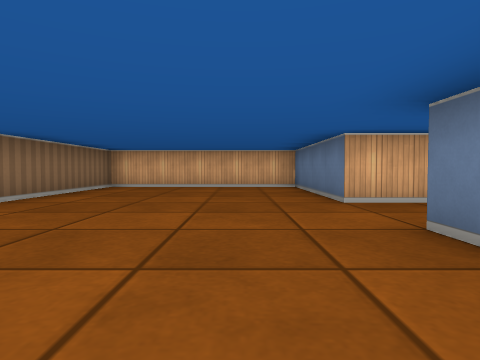
View 1 (above)

24 first-person views from a walk through a cub3D level. The camera is about half as high as the walls, tilts 2° down and sees 75° across. The floor is counted in squares. Each view is taken from the middle of a square. On the plan, view 1 faces up. The plan holds only what a view shows up to about 9 squares ahead; the rest is blank.

View 2
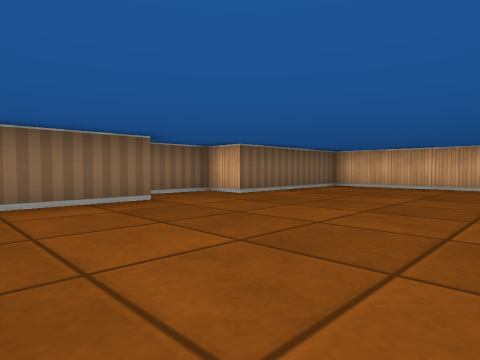

View 3
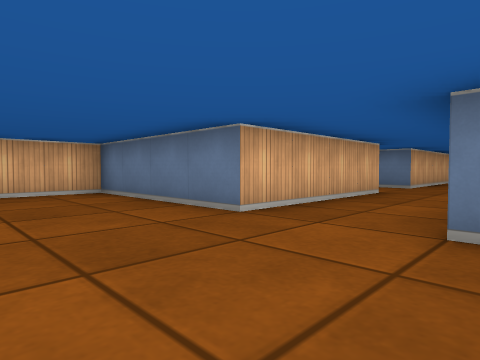

View 4
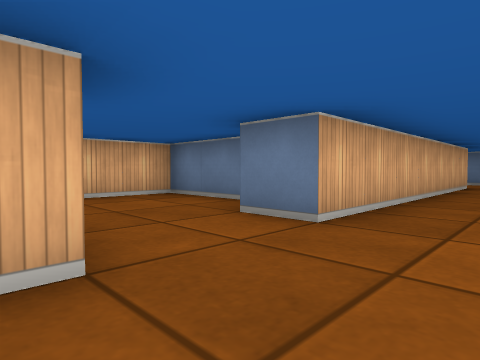

View 5
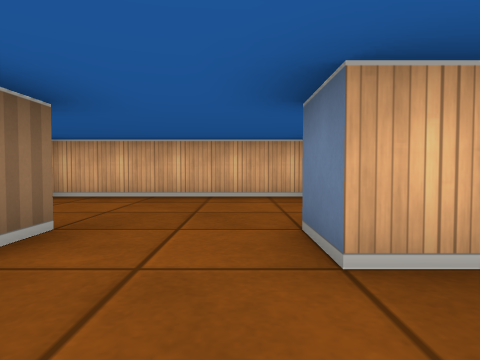

View 6
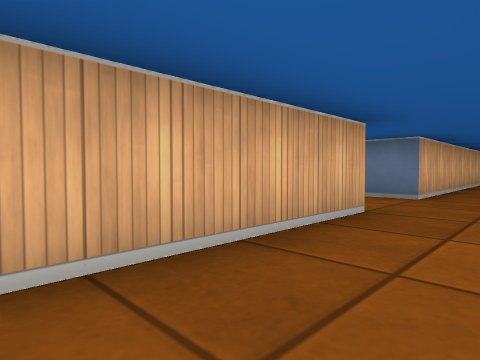

View 7
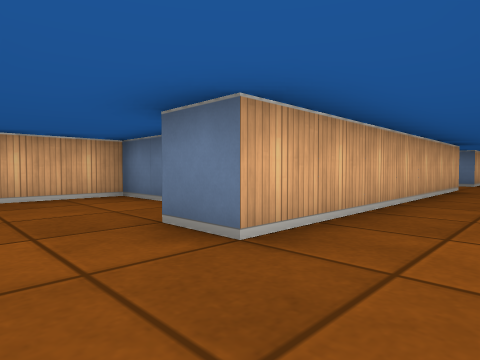

View 8
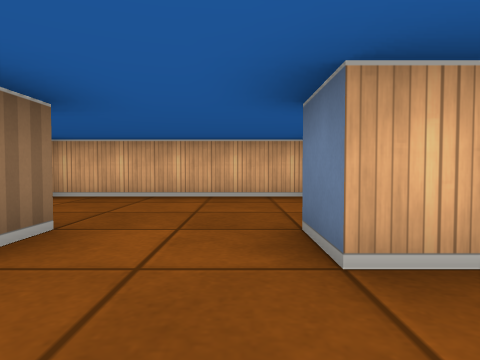

View 9
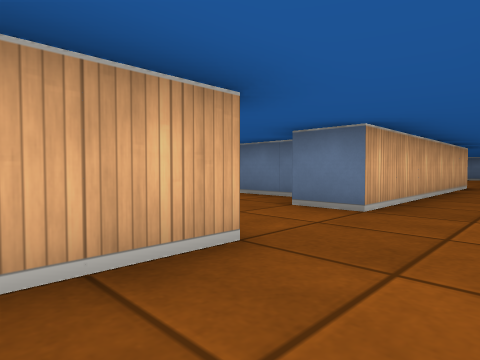

View 10
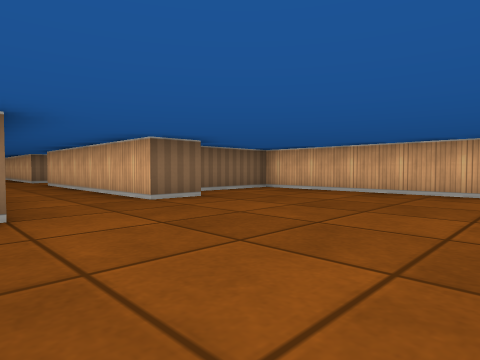

View 11
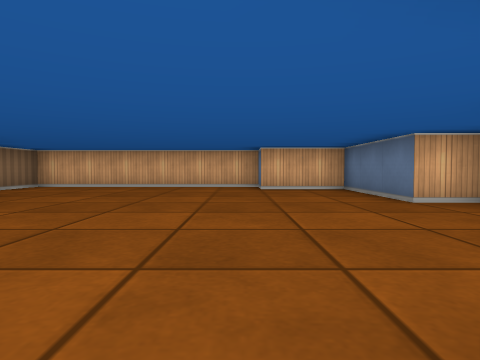

View 12
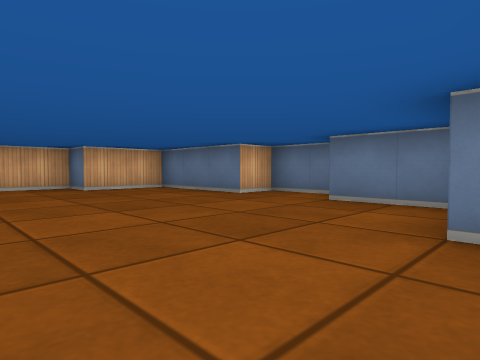

View 13
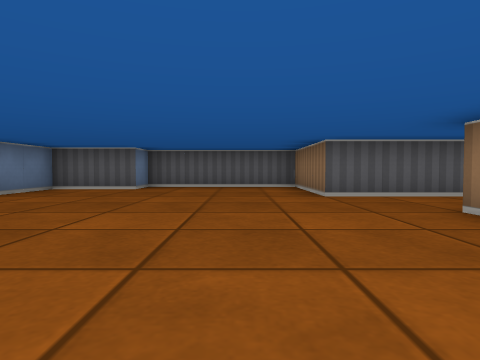

View 14
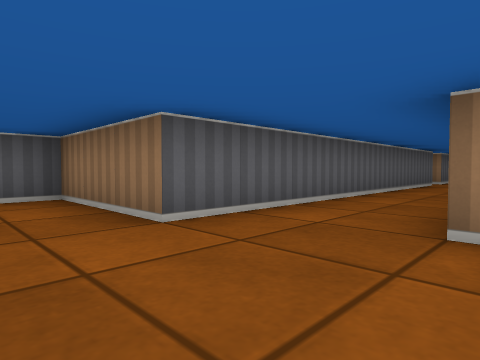

View 15
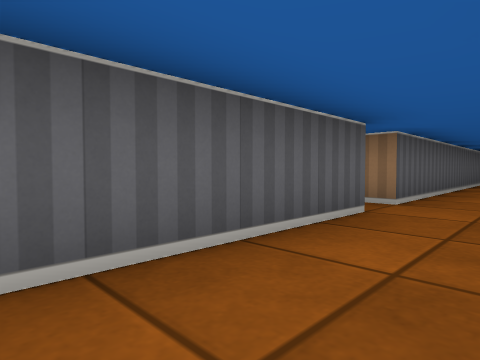

View 16
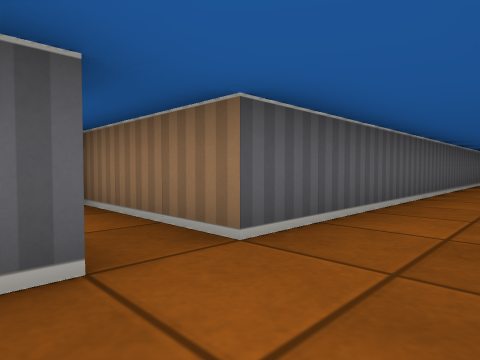

View 17
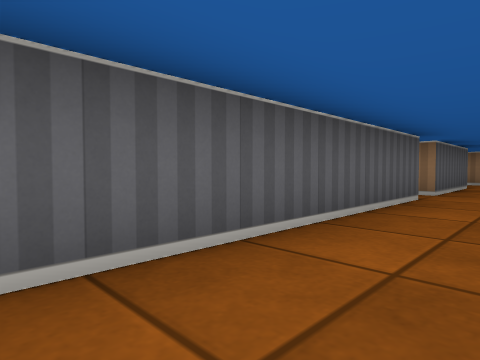

View 18
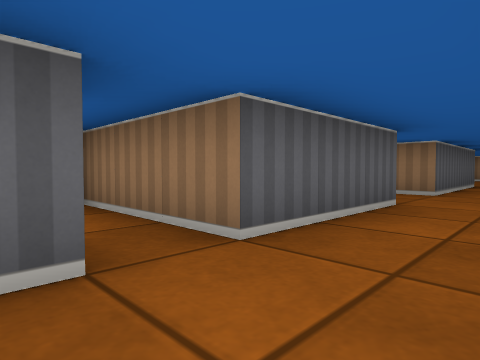

View 19
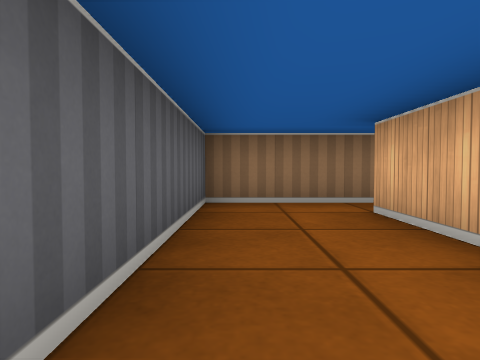

View 20
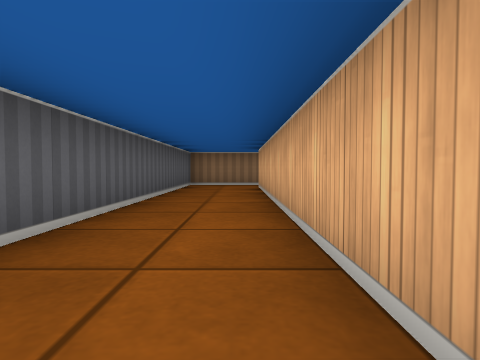

View 21
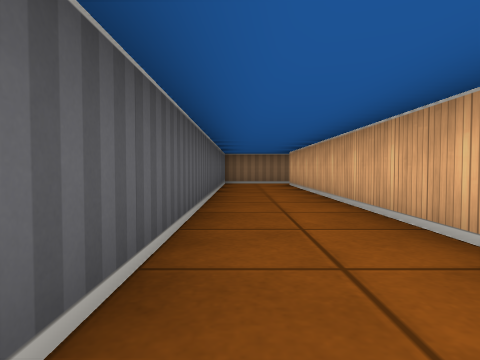

View 22
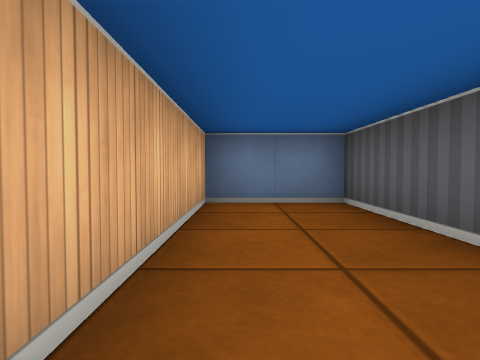

View 23
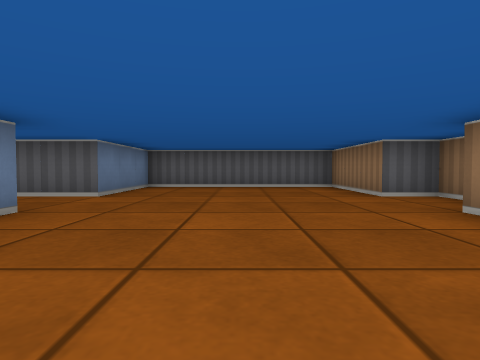

View 24
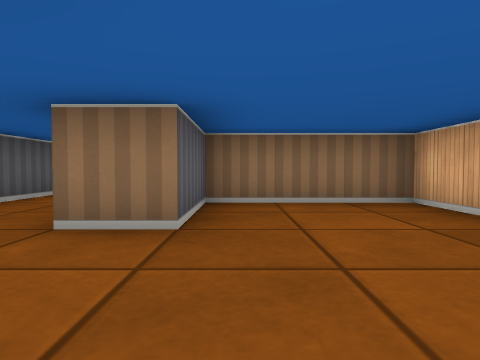

### Floor plan
Points are (right, up) in squares from view 1. A wall is a line through its corners. A room is listed if a view was taken in it or the views show most of it. See-through windows are left out.
Room 1 (views 1, 2, 3, 4, 5, 6, 7, 8, 9, 15, 16, 17, 18, 23)
walls: (7.4, 2.5) (10.5, 2.5) (10.5, 1.5); (11.4, 2.5) (22.5, 2.5) (22.5, 1.5); (5.5, 4.5) (1.5, 4.5) (1.5, 8.5) (-3.5, 8.5) (-3.5, 4.5) (-4.5, 4.5) (-4.5, 2.5) (-3.5, 2.5) (-3.5, -0.5) (1.5, -0.5) (1.5, 2.5) (5.5, 2.5) (5.5, 1.8); (14.6, 4.5) (7.5, 4.5); (23.4, 2.5) (31.5, 2.5); (23.5, 4.5) (16.5, 4.5); (31.5, 4.5) (25.5, 4.5)
ways out: opening at (31, 3.5) to room 2; opening at (11, 2) to room 3; opening at (6.5, 5) to room 4; opening at (6.5, 2); opening at (15.5, 5); opening at (23, 2); opening at (24.5, 5)
Room 2 (views 10, 11, 12, 13, 14)
walls: (31.5, 2.5) (32.5, 2.5) (32.5, -0.5) (36.5, -0.5) (36.5, 0.5) (38.5, 0.5) (38.5, 2.5); (31.5, 5.5) (31.5, 4.5); (39.5, 3) (39.5, 4.5) (38.5, 4.5) (38.5, 7.5) (36.5, 7.5) (36.5, 8.5) (30.5, 8.5) (30.5, 6.2)
ways out: opening at (31, 3.5) to room 1
Room 3 (views 19, 20, 21, 22)
walls: (10.5, 1.5) (10.5, -0.5) (21.5, -0.5) (21.5, 1.5) (11.5, 1.5)
ways out: opening at (11, 2) to room 1
Room 4 (view 24)
walls: (8.5, 6.5) (8.5, 8.5) (3.5, 8.5) (3.5, 5.5) (5.5, 5.5) (5.5, 4.5); (7.5, 4.5) (7.5, 5.5)
ways out: opening at (6.5, 5) to room 1

Positions as (right, up) in squares from view 1, and headings:
1: (0, 0), facing up
2: (1, 0), facing up-left
3: (-1, 2), facing up-right
4: (5, 3), facing up-right
5: (7, 3), facing up
6: (11, 3), facing up-right
7: (15, 3), facing up-right
8: (16, 3), facing up
9: (22, 3), facing up-right
10: (36, 2), facing up-left
11: (36, 0), facing up
12: (34, 0), facing up-right
13: (34, 8), facing down
14: (34, 5), facing down-left
15: (27, 4), facing down-left
16: (24, 4), facing down-left
17: (17, 4), facing down-left
18: (12, 4), facing down-left
19: (15, 0), facing left
20: (20, 1), facing left
21: (21, 0), facing left
22: (17, 1), facing right
23: (-1, 8), facing down
24: (8, 6), facing left
